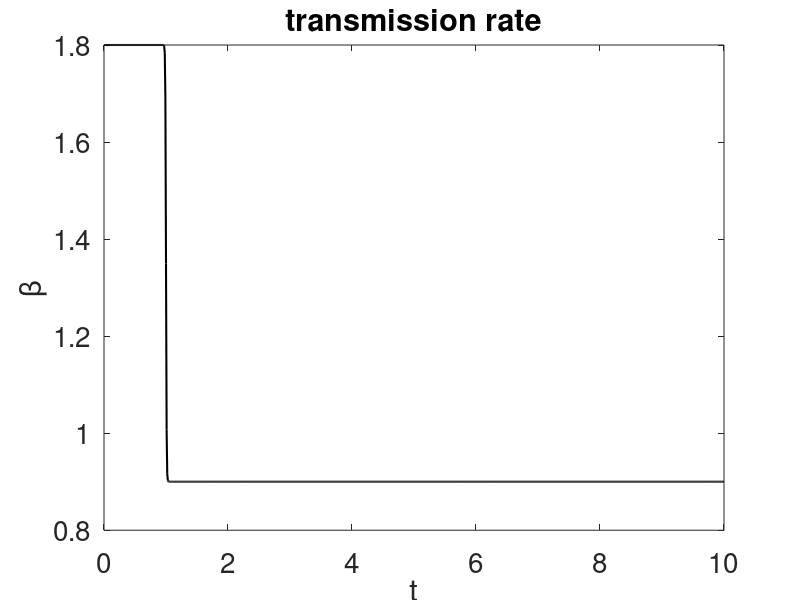

MATLAB code to generate this figure: (Note: this script raises an error after producing the figure.)
% Copyright 2015, All Rights Reserved
% Code by Steven L. Brunton
% For Paper, "Discovering Governing Equations from Data: 
%        Sparse Identification of Nonlinear Dynamical Systems"
% by S. L. Brunton, J. L. Proctor, and J. N. Kutz

clear all, close all, clc
figpath = '../figures/';
addpath('./utils');

%% generate Data
polyorder = 2;
usesine = 0;

% beta = @(t,n) 1.1*(t<=n/2) + 1.1/2 *(t>n/2);
beta1 = 1.8/2; beta2=1.8; xi=0.01;
beta= @(x,n)    ( (beta1+beta2)/2 + (beta1-beta2)/2*tanh(((x) - 0.1*n)/xi)  )  ;
gamma = 0.5;

n = 2;
%% solve sir 
s0 = 0.9; i0 = 0.1;
x0 = [s0 i0]
h = 0.01; tspan = [0:h:10]; 
S = [];
I = [];
eps = 0.1;
betavec = [];
for tt = tspan
    s1 = s0 + h*(-beta(tt,tspan(end))*s0.*i0);
    i1 = i0 + h*(beta(tt,tspan(end))*s0.*i0 - gamma*i0);
    betavec = [betavec beta(tt,tspan(end))];
    S = [S s1]; I = [I i1];
    s0 = s1; i0 = i1; 
end
x = [S', I'];
t = tspan;

figure (1)
% plot(tspan, beta(tspan,tspan(end)),'-k','linewidth',1.5);
plot(tspan, betavec,'-k','linewidth',1.5);
xlabel('t');
ylabel('\beta');
xlim([tspan(1) tspan(end)])
title('transmission rate')
set(gca,'fontsize',20)

% figure (2)
% subplot(2,1,1)
% plot(t,x(:,1),'-k','LineWidth',1.5); hold on 
% subplot(2,1,2)
% plot(t,x(:,2),'-k','LineWidth',1.5); 

%% compute Derivative
% eps = 0;
% dx =  zeros(size(x));
% for i = 1:size(x,1)
% dx(i,1) = -beta(i,size(x,1))*x(i,1)*x(i,2);
% dx(i,2) = beta(i,size(x,1))*x(i,1)*x(i,2)- gamma*x(i,2);
% end
% dx = dx + eps*randn(size(dx));

dt = h;
for i=3:length(x)-3
    for k=1:2 
        dx(i-2,k) = (1/(12*dt))*(-x(i+2,k)+8*x(i+1,k)-8*x(i-1,k)+x(i-2,k));
    end
end  
% concatenate
x = x(3:end-3,:);
tspan = tspan(3:end-3);
t=tspan;
eps = 0;
dx = dx + eps*randn(size(dx));

%% pool Data  (i.e., build library of nonlinear time series)
Theta = poolData(x,n,polyorder,usesine);
m = size(Theta,2);

%% compute Sparse regression: sequential least squares
lambda = 0.025;    % lambda is our sparsification knob.
%  lambda=0.01;
Xi = sparsifyDynamics(Theta,dx,lambda,n)
poolDataLIST({'x','y'},Xi,n,polyorder,usesine);

%% FIGURE 1:  LOTKA for T\in[0,20]
tA =t; xA = x; 
% [tA,xA]=ode45(@(t,x)sir(t,x,beta,gamma),tspan,x0,options);   % true model
options = odeset('RelTol',1e-12,'AbsTol',1e-12*ones(1,n));
[tB,xB]=ode45(@(t,x)sparseGalerkin(t,x,Xi,polyorder,usesine),tspan,x0,options);  % approximate

figure (2)
subplot(1,2,1)
plot(xA(:,1),xA(:,2),'-k','LineWidth',2); hold on
xlabel('S')
ylabel('I')
title('true model')
set(gca,'fontsize',15)
subplot(1,2,2)
plot(xB(:,1),xB(:,2),'--k','LineWidth',2)
xlabel('S')
ylabel('I')
title('approximation')
set(gca,'fontsize',15)


figure (3)
subplot(2,1,1)
plot(tA,xA(:,1),'-k','LineWidth',2); hold on 
plot(tB,xB(:,1),'--r','LineWidth',2); hold on
xlabel('t')
ylabel('S')
legend('true model','approximation')
set(gca,'fontsize',15)
subplot(2,1,2)
plot(tA,xA(:,2),'-k','LineWidth',2); hold on 
plot(tB,xB(:,2),'--r','LineWidth',2);
xlabel('t')
ylabel('I')
legend('true model','approximation')
set(gca,'fontsize',15)


